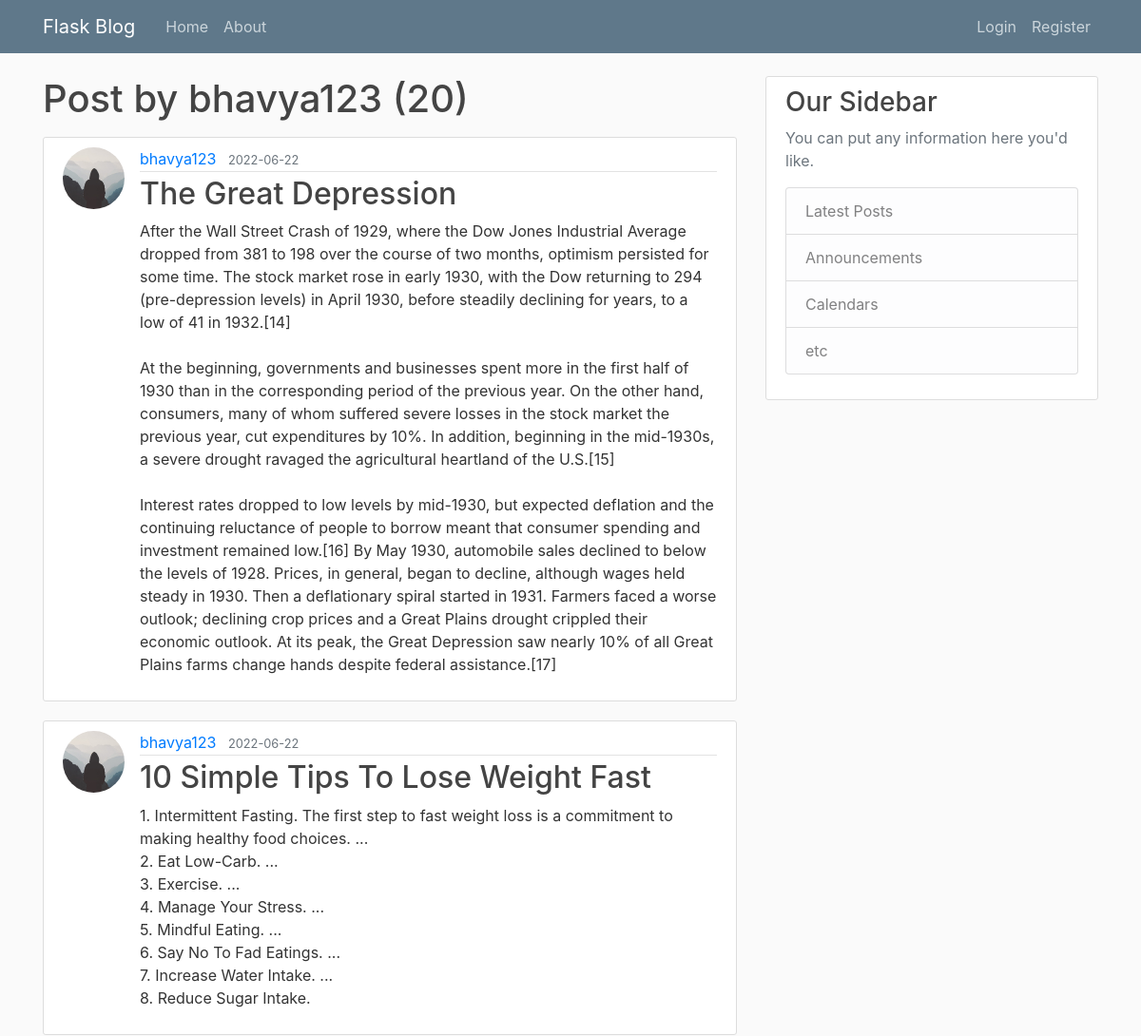
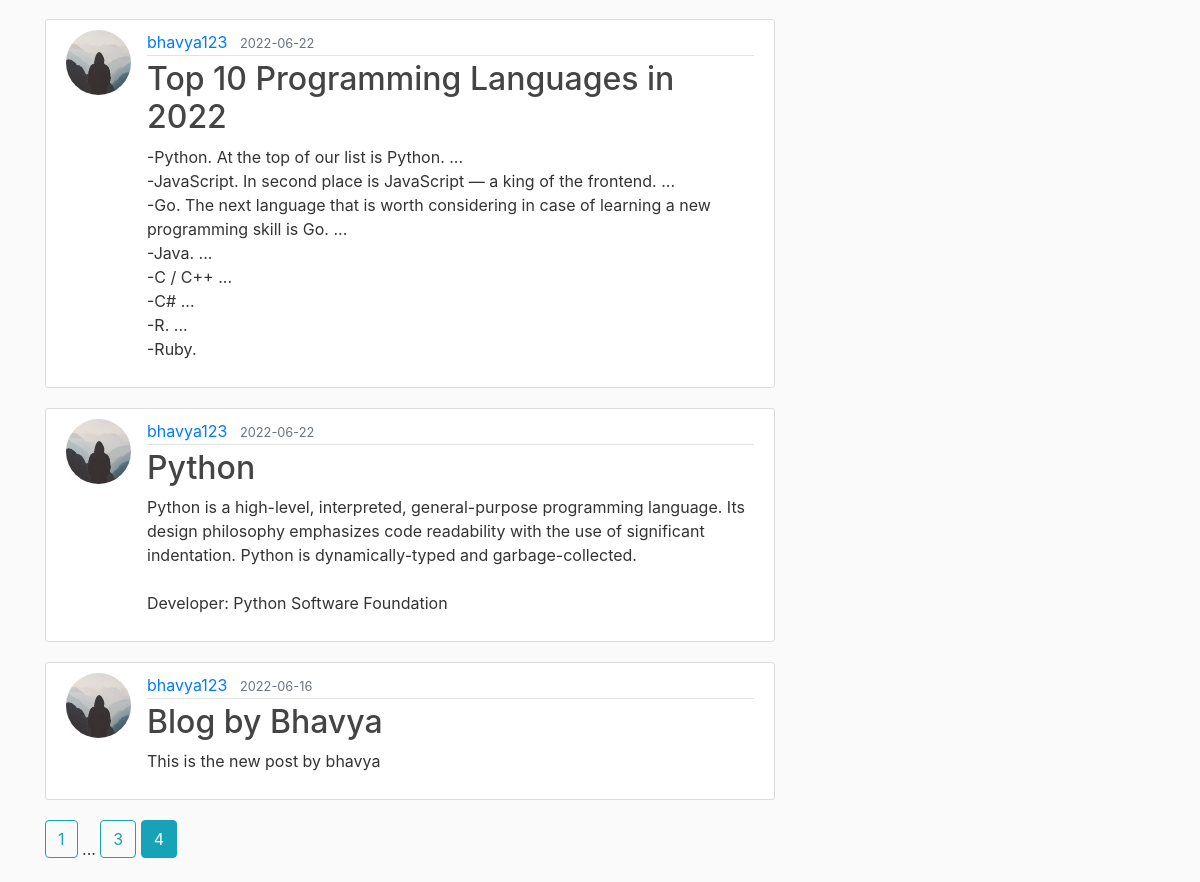
Page /user/bhavya123?page=4 on the committed database (2 pictures, top to bottom).
### flaskblog/models.py (models this page shows, shortened)
class User(db.Model, UserMixin):
    id = db.Column(db.Integer, primary_key=True)
    username = db.Column(db.String(20), unique=True, nullable=False)
    email = db.Column(db.String(120), unique=True, nullable=False)
    image_file = db.Column(db.String(20), nullable=False, default='default.jpg')
    password = db.Column(db.String(60), nullable=False)
    posts = db.relationship('Post', backref='author', lazy=True)

class Post(db.Model):
    id = db.Column(db.Integer, primary_key=True)
    title = db.Column(db.String(100), nullable=False)
    date_posted = db.Column(db.DateTime, nullable=False, default=datetime.utcnow)
    content = db.Column(db.Text, nullable=False)
    user_id = db.Column(db.Integer, db.ForeignKey('user.id'), nullable=False)

### flaskblog/users/routes.py (the view)
@users.route('/user/<string:username>') # dynamic variable
def user_posts(username):
    page = request.args.get('page', 1, type=int) # passing query parameter
    user = User.query.filter_by(username=username).first_or_404()
    posts = Post.query.filter_by(author=user)\
        .order_by(Post.date_posted.desc())\
            .paginate( page=page, per_page=5)
    return render_template('user_post.html', posts = posts, user=user)

### flaskblog/templates/user_post.html
{% extends "layout.html" %}
{% block content %}
    <h1 class="mb-3">Post by {{ user.username }} ({{ posts.total }})</h1>
    {% for post in posts.items %}
        <article class="media content-section">
            <img class="rounded-circle article-img" src = "{{ url_for('static', filename='profile_pics/' + post.author.image_file) }}">
            <div class="media-body">
                <div class="article-metadata">
                    <a class="mr-2" href="{{ url_for('users.user_posts', username=post.author.username) }}">{{ post.author.username }}</a>
                    <small class="text-muted">{{ post.date_posted.strftime('%Y-%m-%d') }}</small>
                </div>
                <h2><a class="article-title" href="{{ url_for('posts.post', post_id=post.id) }}">{{ post.title }}</a></h2>
                <p class="article-content">{{ post.content }}</p>
            </div>
        </article>
    {% endfor %}
    {% for page_num in posts.iter_pages(left_edge=1, right_edge=1, left_current=1, right_current=2) %}
        {% if page_num %}
            {% if posts.page == page_num %}
                <a class="btn btn-info mb-4" href="{{ url_for('users.user_posts', username=user.username, page=page_num) }}">{{ page_num }}</a>
            {% else %}
                <a class="btn btn-outline-info mb-4" href="{{ url_for('users.user_posts', username=user.username, page=page_num) }}">{{ page_num }}</a>
            {% endif %}
        {% else  %}
            ...
        {% endif %}
    {% endfor %}
{% endblock content %}

### flaskblog/static/main.css (style rules this page uses)
body { background: #fafafa; color: #333333; margin-top: 5rem; }
h1, h2, h3, h4, h5, h6 { color: #444444; }
.content-section { background: #ffffff; padding: 10px 20px; border: 1px solid #dddddd; border-radius: 3px; margin-bottom: 20px; }
.article-title { color: #444444; }
.article-content { white-space: pre-line; }
.article-img { height: 65px; width: 65px; margin-right: 16px; }
.article-metadata { padding-bottom: 1px; margin-bottom: 4px; border-bottom: 1px solid #e3e3e3 }

### rows in the picture
User: username "bhavya123"
Post: image_file (placeholder picture), author.username "bhavya123", date_posted "2022-06-22", title "The Great Depression", content "After the Wall Street Crash of 1929, where the Dow Jones Industrial Average dropped from 381 to 198 over the course of two months, optimism persisted for some time. The stock market rose in early 1930, with the Dow returning to 294 (pre-depression levels) in April 1930, before steadily declining for years, to a low of 41 in 1932.[14] At the beginning, governments and businesses spent more in the first half of 1930 than in the corresponding period of the previous year. On the other hand, consumers, many of whom suffered severe losses in the stock market the previous year, cut expenditures by 10%. In addition, beginning in the mid-1930s, a severe drought ravaged the agricultural heartland of…"
Post: image_file (placeholder picture), author.username "bhavya123", date_posted "2022-06-22", title "10 Simple Tips To Lose Weight Fast", content "1. Intermittent Fasting. The first step to fast weight loss is a commitment to making healthy food choices. ... 2. Eat Low-Carb. ... 3. Exercise. ... 4. Manage Your Stress. ... 5. Mindful Eating. ... 6. Say No To Fad Eatings. ... 7. Increase Water Intake. ... 8. Reduce Sugar Intake."
Post: image_file (placeholder picture), author.username "bhavya123", date_posted "2022-06-22", title "Top 10 Programming Languages in 2022", content "-Python. At the top of our list is Python. ... -JavaScript. In second place is JavaScript — a king of the frontend. ... -Go. The next language that is worth considering in case of learning a new programming skill is Go. ... -Java. ... -C / C++ ... -C# ... -R. ... -Ruby."
Post: image_file (placeholder picture), author.username "bhavya123", date_posted "2022-06-22", title "Python", content "Python is a high-level, interpreted, general-purpose programming language. Its design philosophy emphasizes code readability with the use of significant indentation. Python is dynamically-typed and garbage-collected. Developer: Python Software Foundation"
Post: image_file (placeholder picture), author.username "bhavya123", date_posted "2022-06-16", title "Blog by Bhavya", content "This is the new post by bhavya"

### other values in the picture
{{ posts.total }} "20"
{{ page_num }} "1" "3"
{{ page_num }} "4"
